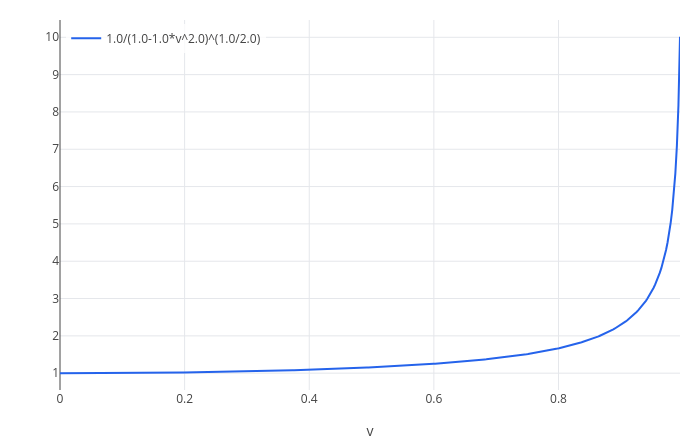

The cell this chart's notebook holds for it:
### Markdown cell above
## 4. Proper time

A clock carried along a path through spacetime measures its **proper time** $\tau$, with $d\tau^2 = -ds^2$. For a clock
moving at speed $v$,

$$d\tau = \sqrt{dt^2 - dx^2} = \sqrt{1 - v^2}\;dt = dt/\gamma$$

Moving clocks run slow by the factor $\gamma$. It is small at everyday speeds and grows without bound as $v \to 1$:

### Code cell
plot(1/sqrt(1 - v^2), v, 0, 0.995)

### Figure 1 — Plotly figure (JSON) as saved in the notebook; plotly's stock layout.template omitted (floating-point values rounded to 4 significant figures; data arrays with more than 128 entries replaced by an {"elided": "..."} marker saying what was removed)
{"data": [{"line": {"color": "#2563eb", "width": 2}, "mode": "lines", "name": "1.0/(1.0-1.0*v^2.0)^(1.0/2.0)", "type": "scatter", "x": {"elided": "402 float values"}, "y": {"elided": "402 float values"}}], "layout": {"height": 440, "legend": {"bgcolor": "rgba(255,255,255,0.8)", "x": 0.01, "y": 0.99}, "margin": {"b": 50, "l": 60, "r": 20, "t": 20}, "showlegend": true, "title": {"text": ""}, "width": 700, "xaxis": {"title": {"text": "v"}, "zeroline": true}, "yaxis": {"range": [0.5494, 10.46], "title": {"text": ""}, "zeroline": true}}}
